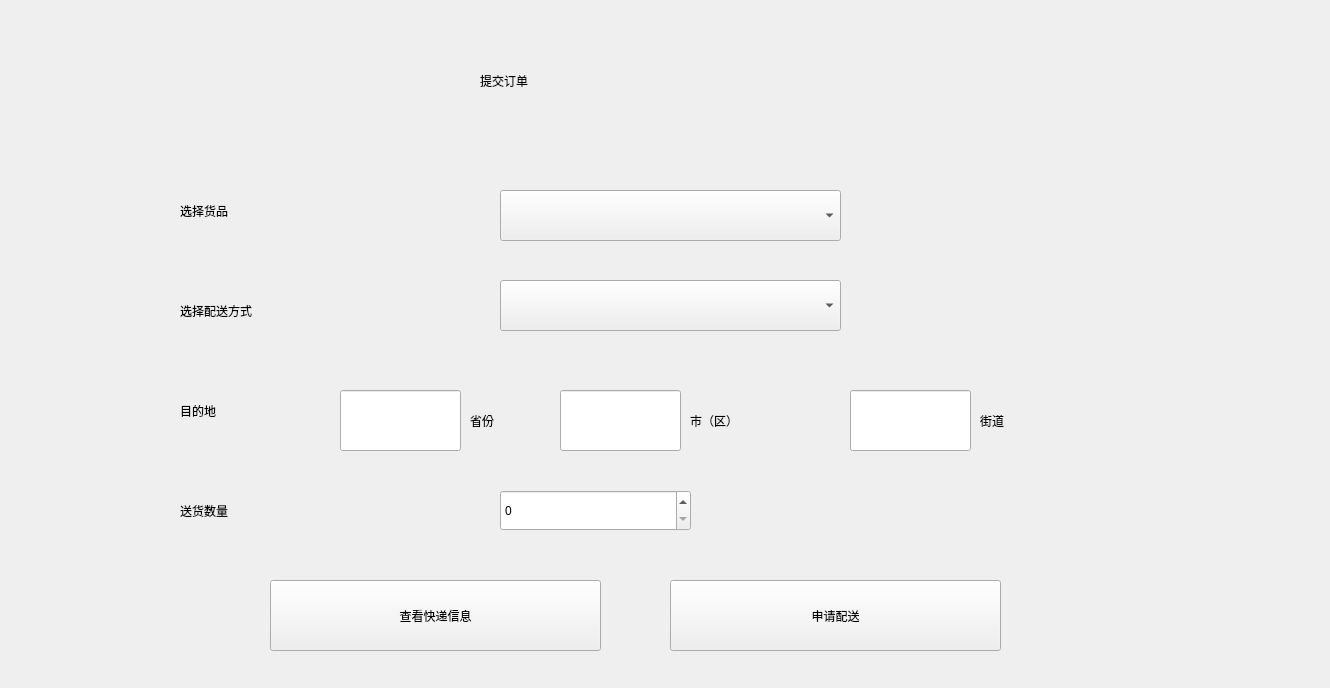
<?xml version="1.0" encoding="UTF-8"?>
<ui version="4.0">
 <class>WindowApplyOrder</class>
 <widget class="QMainWindow" name="WindowApplyOrder">
  <property name="geometry">
   <rect>
    <x>0</x>
    <y>0</y>
    <width>1330</width>
    <height>688</height>
   </rect>
  </property>
  <property name="windowTitle">
   <string>MainWindow</string>
  </property>
  <widget class="QWidget" name="centralwidget">
   <widget class="QLabel" name="label">
    <property name="geometry">
     <rect>
      <x>480</x>
      <y>40</y>
      <width>491</width>
      <height>81</height>
     </rect>
    </property>
    <property name="styleSheet">
     <string notr="true">font: 75 24pt &quot;微软雅黑&quot;;</string>
    </property>
    <property name="text">
     <string>提交订单</string>
    </property>
   </widget>
   <widget class="QLabel" name="label_2">
    <property name="geometry">
     <rect>
      <x>180</x>
      <y>170</y>
      <width>191</width>
      <height>81</height>
     </rect>
    </property>
    <property name="styleSheet">
     <string notr="true">font: 75 24pt &quot;微软雅黑&quot;;</string>
    </property>
    <property name="text">
     <string>选择货品</string>
    </property>
   </widget>
   <widget class="QLabel" name="label_3">
    <property name="geometry">
     <rect>
      <x>180</x>
      <y>270</y>
      <width>261</width>
      <height>81</height>
     </rect>
    </property>
    <property name="styleSheet">
     <string notr="true">font: 75 24pt &quot;微软雅黑&quot;;</string>
    </property>
    <property name="text">
     <string>选择配送方式</string>
    </property>
   </widget>
   <widget class="QLabel" name="label_4">
    <property name="geometry">
     <rect>
      <x>180</x>
      <y>370</y>
      <width>191</width>
      <height>81</height>
     </rect>
    </property>
    <property name="styleSheet">
     <string notr="true">font: 75 24pt &quot;微软雅黑&quot;;</string>
    </property>
    <property name="text">
     <string>目的地</string>
    </property>
   </widget>
   <widget class="QLabel" name="label_5">
    <property name="geometry">
     <rect>
      <x>180</x>
      <y>470</y>
      <width>191</width>
      <height>81</height>
     </rect>
    </property>
    <property name="styleSheet">
     <string notr="true">font: 75 24pt &quot;微软雅黑&quot;;</string>
    </property>
    <property name="text">
     <string>送货数量</string>
    </property>
   </widget>
   <widget class="QPushButton" name="pushButton">
    <property name="geometry">
     <rect>
      <x>670</x>
      <y>580</y>
      <width>331</width>
      <height>71</height>
     </rect>
    </property>
    <property name="styleSheet">
     <string notr="true">font: 75 24pt &quot;微软雅黑&quot;;</string>
    </property>
    <property name="text">
     <string>申请配送</string>
    </property>
   </widget>
   <widget class="QComboBox" name="comboBox">
    <property name="geometry">
     <rect>
      <x>500</x>
      <y>190</y>
      <width>341</width>
      <height>51</height>
     </rect>
    </property>
    <property name="styleSheet">
     <string notr="true">font: 75 24pt &quot;微软雅黑&quot;;</string>
    </property>
   </widget>
   <widget class="QComboBox" name="comboBox_2">
    <property name="geometry">
     <rect>
      <x>500</x>
      <y>280</y>
      <width>341</width>
      <height>51</height>
     </rect>
    </property>
    <property name="styleSheet">
     <string notr="true">font: 75 24pt &quot;微软雅黑&quot;;</string>
    </property>
   </widget>
   <widget class="QLineEdit" name="lineEdit">
    <property name="geometry">
     <rect>
      <x>340</x>
      <y>390</y>
      <width>121</width>
      <height>61</height>
     </rect>
    </property>
    <property name="styleSheet">
     <string notr="true">font: 75 24pt &quot;微软雅黑&quot;;</string>
    </property>
   </widget>
   <widget class="QLineEdit" name="lineEdit_2">
    <property name="geometry">
     <rect>
      <x>560</x>
      <y>390</y>
      <width>121</width>
      <height>61</height>
     </rect>
    </property>
    <property name="styleSheet">
     <string notr="true">font: 75 24pt &quot;微软雅黑&quot;;</string>
    </property>
   </widget>
   <widget class="QLineEdit" name="lineEdit_3">
    <property name="geometry">
     <rect>
      <x>850</x>
      <y>390</y>
      <width>121</width>
      <height>61</height>
     </rect>
    </property>
    <property name="styleSheet">
     <string notr="true">font: 75 24pt &quot;微软雅黑&quot;;</string>
    </property>
    <property name="text">
     <string/>
    </property>
   </widget>
   <widget class="QSpinBox" name="spinBox">
    <property name="geometry">
     <rect>
      <x>500</x>
      <y>490</y>
      <width>191</width>
      <height>41</height>
     </rect>
    </property>
    <property name="styleSheet">
     <string notr="true">font: 75 24pt &quot;微软雅黑&quot;;</string>
    </property>
   </widget>
   <widget class="QPushButton" name="pushButton_2">
    <property name="geometry">
     <rect>
      <x>270</x>
      <y>580</y>
      <width>331</width>
      <height>71</height>
     </rect>
    </property>
    <property name="styleSheet">
     <string notr="true">font: 75 24pt &quot;微软雅黑&quot;;</string>
    </property>
    <property name="text">
     <string>查看快递信息</string>
    </property>
   </widget>
   <widget class="QLabel" name="label_6">
    <property name="geometry">
     <rect>
      <x>470</x>
      <y>380</y>
      <width>91</width>
      <height>81</height>
     </rect>
    </property>
    <property name="styleSheet">
     <string notr="true">font: 75 24pt &quot;微软雅黑&quot;;</string>
    </property>
    <property name="text">
     <string>省份</string>
    </property>
   </widget>
   <widget class="QLabel" name="label_7">
    <property name="geometry">
     <rect>
      <x>690</x>
      <y>390</y>
      <width>151</width>
      <height>61</height>
     </rect>
    </property>
    <property name="styleSheet">
     <string notr="true">font: 75 24pt &quot;微软雅黑&quot;;</string>
    </property>
    <property name="text">
     <string>市（区）</string>
    </property>
   </widget>
   <widget class="QLabel" name="label_8">
    <property name="geometry">
     <rect>
      <x>980</x>
      <y>380</y>
      <width>171</width>
      <height>81</height>
     </rect>
    </property>
    <property name="styleSheet">
     <string notr="true">font: 75 24pt &quot;微软雅黑&quot;;</string>
    </property>
    <property name="text">
     <string>街道</string>
    </property>
   </widget>
  </widget>
 </widget>
 <resources/>
 <connections/>
</ui>
